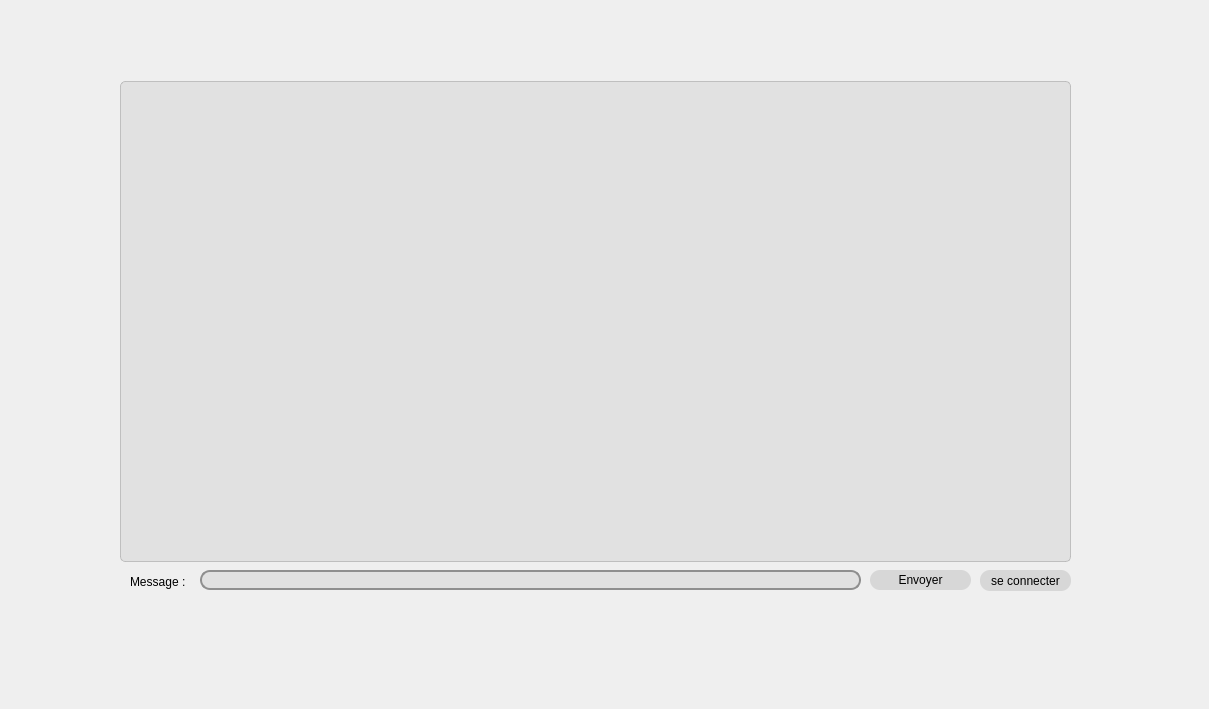
      <widget class="QWidget" name="Chatbox">
       <attribute name="title">
        <string>Chatbox</string>
       </attribute>
       <widget class="QTextEdit" name="Ens_text_Chatbox">
        <property name="geometry">
         <rect>
          <x>120</x>
          <y>81</y>
          <width>951</width>
          <height>481</height>
         </rect>
        </property>
        <property name="styleSheet">
         <string notr="true">QTextEdit {
	background-color: rgba(170, 170, 170, 50);
		border: 1px solid rgba(180, 180, 180, 200);
			border-radius: 5px;
}</string>
        </property>
        <property name="readOnly">
         <bool>true</bool>
        </property>
       </widget>
       <widget class="QLabel" name="Ens_label_Message">
        <property name="geometry">
         <rect>
          <x>130</x>
          <y>570</y>
          <width>61</width>
          <height>23</height>
         </rect>
        </property>
        <property name="text">
         <string>Message :</string>
        </property>
       </widget>
       <widget class="QLineEdit" name="Ens_line_Message">
        <property name="geometry">
         <rect>
          <x>200</x>
          <y>570</y>
          <width>661</width>
          <height>20</height>
         </rect>
        </property>
        <property name="focusPolicy">
         <enum>Qt::StrongFocus</enum>
        </property>
        <property name="styleSheet">
         <string notr="true">QLineEdit {
	background-color: rgba(170, 170, 170, 50);
		border: 2px solid rgb(143, 143, 143);
			border-radius: 10px;
}
QLineEdit:hover {
	background-color: rgba(170, 170, 170, 50);
		border: 2px solid rgb(77, 77, 77);
			border-radius: 10px;
}</string>
        </property>
        <property name="frame">
         <bool>false</bool>
        </property>
       </widget>
       <widget class="QPushButton" name="Ens_push_Send">
        <property name="geometry">
         <rect>
          <x>870</x>
          <y>570</y>
          <width>101</width>
          <height>20</height>
         </rect>
        </property>
        <property name="styleSheet">
         <string notr="true">QPushButton {
background-color:  rgba(170, 170, 170, 90);
border-radius: 10px;
}
QPushButton:hover {
background-color: qlineargradient(spread:pad, x1:0, y1:0, x2:0, y2:1, stop:0  rgba(170, 170, 170, 150), stop:1  rgba(170, 170, 170, 90));
}
</string>
        </property>
        <property name="text">
         <string>Envoyer</string>
        </property>
       </widget>
       <widget class="QPushButton" name="Ens_push_Bind">
        <property name="geometry">
         <rect>
          <x>980</x>
          <y>570</y>
          <width>91</width>
          <height>21</height>
         </rect>
        </property>
        <property name="styleSheet">
         <string notr="true">QPushButton {
background-color:  rgba(170, 170, 170, 90);
border-radius: 10px;
}
QPushButton:hover {
background-color: qlineargradient(spread:pad, x1:0, y1:0, x2:0, y2:1, stop:0  rgba(170, 170, 170, 150), stop:1  rgba(170, 170, 170, 90));
}
</string>
        </property>
        <property name="text">
         <string>se connecter</string>
        </property>
       </widget>
       <widget class="QLabel" name="background_6">
        <property name="geometry">
         <rect>
          <x>-9</x>
          <y>-36</y>
          <width>1200</width>
          <height>700</height>
         </rect>
        </property>
        <property name="styleSheet">
         <string notr="true">background: url(:/png/resources/background.png)</string>
        </property>
        <property name="text">
         <string/>
        </property>
       </widget>
       <zorder>background_6</zorder>
       <zorder>Ens_text_Chatbox</zorder>
       <zorder>Ens_label_Message</zorder>
       <zorder>Ens_line_Message</zorder>
       <zorder>Ens_push_Send</zorder>
       <zorder>Ens_push_Bind</zorder>
      </widget>
